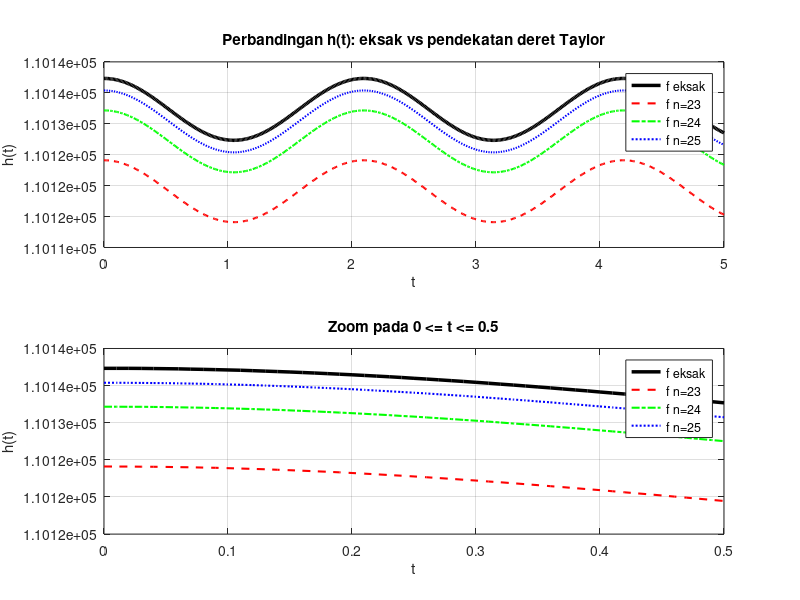
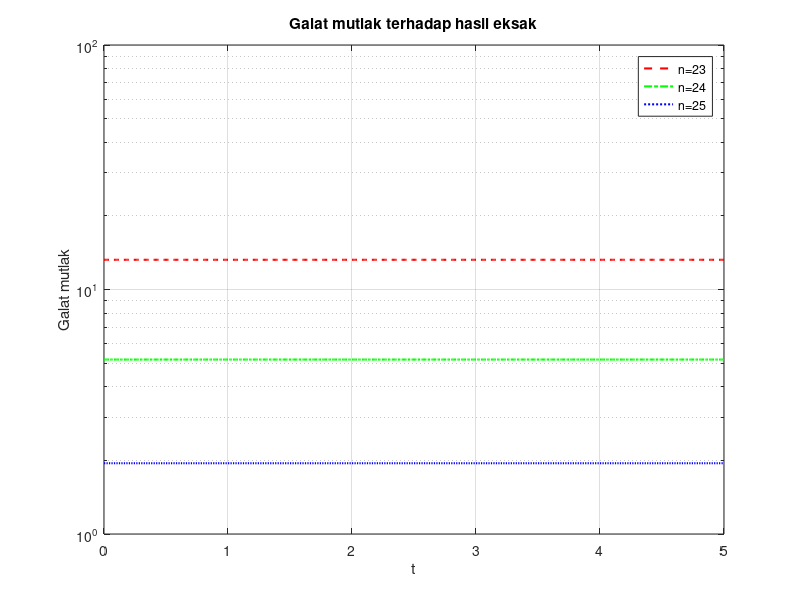

Write MATLAB code to recreate these figures, in order.

1;   % penanda bahwa file ini adalah script (bukan file function)

% ------------------------- FUNGSI BANTU ----------------------------------
function y = cos_taylor(z, n)
  % pendekatan cos(z) dengan deret Taylor sampai suku ke-n
  y = zeros(size(z));
  for k = 0:n
    y = y + (-1)^k * z.^(2*k) / factorial(2*k);
  end
end

function y = exp_taylor(z, n)
  % pendekatan e^z dengan deret Taylor sampai suku ke-n
  y = zeros(size(z));
  for k = 0:n
    y = y + z.^k / factorial(k);
  end
end

% ------------------------- PROGRAM UTAMA ---------------------------------
clc; clear; close all;

% ---- data soal ----
lambda = 12;
v      = 36;
x      = 10;
h0     = 5;
N      = [23 24 25];            % batas iterasi
t      = linspace(0, 5, 501);   % 0 <= t <= 5
tol    = 1;                     % toleransi error = 1 %

% ---- 1) perhitungan eksak ----
h_eksak = h0 * (cos(t*v/lambda) + exp(x));

% ---- 2) perhitungan pendekatan (deret Taylor) ----
h_aprox = zeros(numel(N), numel(t));
for m = 1:numel(N)
  h_aprox(m,:) = h0 * (cos_taylor(t*v/lambda, N(m)) + exp_taylor(x, N(m)));
end

% ---- 3) galat ----
rerata_mutlak  = zeros(1, numel(N));
rerata_relatif = zeros(1, numel(N));
maks_relatif   = zeros(1, numel(N));
for m = 1:numel(N)
  galat_mutlak  = abs(h_eksak - h_aprox(m,:));
  galat_relatif = galat_mutlak ./ abs(h_eksak) * 100;     % dalam persen
  rerata_mutlak(m)  = mean(galat_mutlak);
  rerata_relatif(m) = mean(galat_relatif);
  maks_relatif(m)   = max(galat_relatif);
end

% ---- 4) tampilkan hasil ----
fprintf('==================================================================\n');
fprintf(' KASUS 1 : GALAT (ERROR PEMOTONGAN)\n');
fprintf('==================================================================\n');
fprintf(' lambda = %g, v = %g, x = %g, h0 = %g, 0 <= t <= 5 (%d titik)\n\n', ...
        lambda, v, x, h0, numel(t));

fprintf(' Nilai e^x pada x = %g\n', x);
fprintf('   eksak          : %.6f\n', exp(x));
for m = 1:numel(N)
  fprintf('   deret n = %-2d   : %.6f   (selisih %.6f)\n', ...
          N(m), exp_taylor(x, N(m)), exp(x) - exp_taylor(x, N(m)));
end

fprintf('\n h(t) pada t = 0 dan t = 5\n');
fprintf('   %-10s %18s %18s\n', 'Metode', 'h(t=0)', 'h(t=5)');
fprintf('   %-10s %18.6f %18.6f\n', 'Eksak', h_eksak(1), h_eksak(end));
for m = 1:numel(N)
  fprintf('   %-10s %18.6f %18.6f\n', sprintf('n = %d', N(m)), ...
          h_aprox(m,1), h_aprox(m,end));
end

fprintf('\n Perbandingan galat terhadap hasil eksak\n');
fprintf('   %-8s %20s %20s %20s\n', 'n', 'Rerata galat mutlak', ...
        'Rerata galat relatif', 'Galat relatif maks');
for m = 1:numel(N)
  fprintf('   %-8d %20.6f %17.6f %% %17.6f %%\n', N(m), ...
          rerata_mutlak(m), rerata_relatif(m), maks_relatif(m));
end

fprintf('\n Toleransi error = %g %%\n', tol);
for m = 1:numel(N)
  if rerata_relatif(m) < tol
    status = 'LAYAK digunakan';
  else
    status = 'TIDAK layak digunakan';
  end
  fprintf('   n = %d : rerata galat relatif %.6f %% -> %s\n', ...
          N(m), rerata_relatif(m), status);
end
fprintf('==================================================================\n');

% ---- 5) grafik: keempat fungsi dalam satu plot ----
warna = {'r', 'g', 'b'};
gaya  = {'--', '-.', ':'};

figure(1);
subplot(2,1,1);
plot(t, h_eksak, 'k-', 'LineWidth', 2.5); hold on;
for m = 1:numel(N)
  plot(t, h_aprox(m,:), [warna{m} gaya{m}], 'LineWidth', 1.5);
end
hold off; grid on;
xlabel('t'); ylabel('h(t)');
title('Perbandingan h(t): eksak vs pendekatan deret Taylor');
legend('f eksak', 'f n=23', 'f n=24', 'f n=25', 'Location', 'best');

% zoom supaya perbedaan antar metode terlihat jelas
subplot(2,1,2);
idx = t <= 0.5;
plot(t(idx), h_eksak(idx), 'k-', 'LineWidth', 2.5); hold on;
for m = 1:numel(N)
  plot(t(idx), h_aprox(m,idx), [warna{m} gaya{m}], 'LineWidth', 1.5);
end
hold off; grid on;
xlabel('t'); ylabel('h(t)');
title('Zoom pada 0 <= t <= 0.5');
legend('f eksak', 'f n=23', 'f n=24', 'f n=25', 'Location', 'best');
print(gcf, 'kasus1_grafik_perbandingan.png', '-dpng', '-S760,900');

% ---- 6) grafik galat mutlak terhadap t ----
figure(2);
for m = 1:numel(N)
  semilogy(t, abs(h_eksak - h_aprox(m,:)), [warna{m} gaya{m}], 'LineWidth', 1.5);
  hold on;
end
hold off; grid on;
xlabel('t'); ylabel('Galat mutlak');
title('Galat mutlak terhadap hasil eksak');
legend('n=23', 'n=24', 'n=25', 'Location', 'best');
print(gcf, 'kasus1_grafik_galat.png', '-dpng', '-r120');
